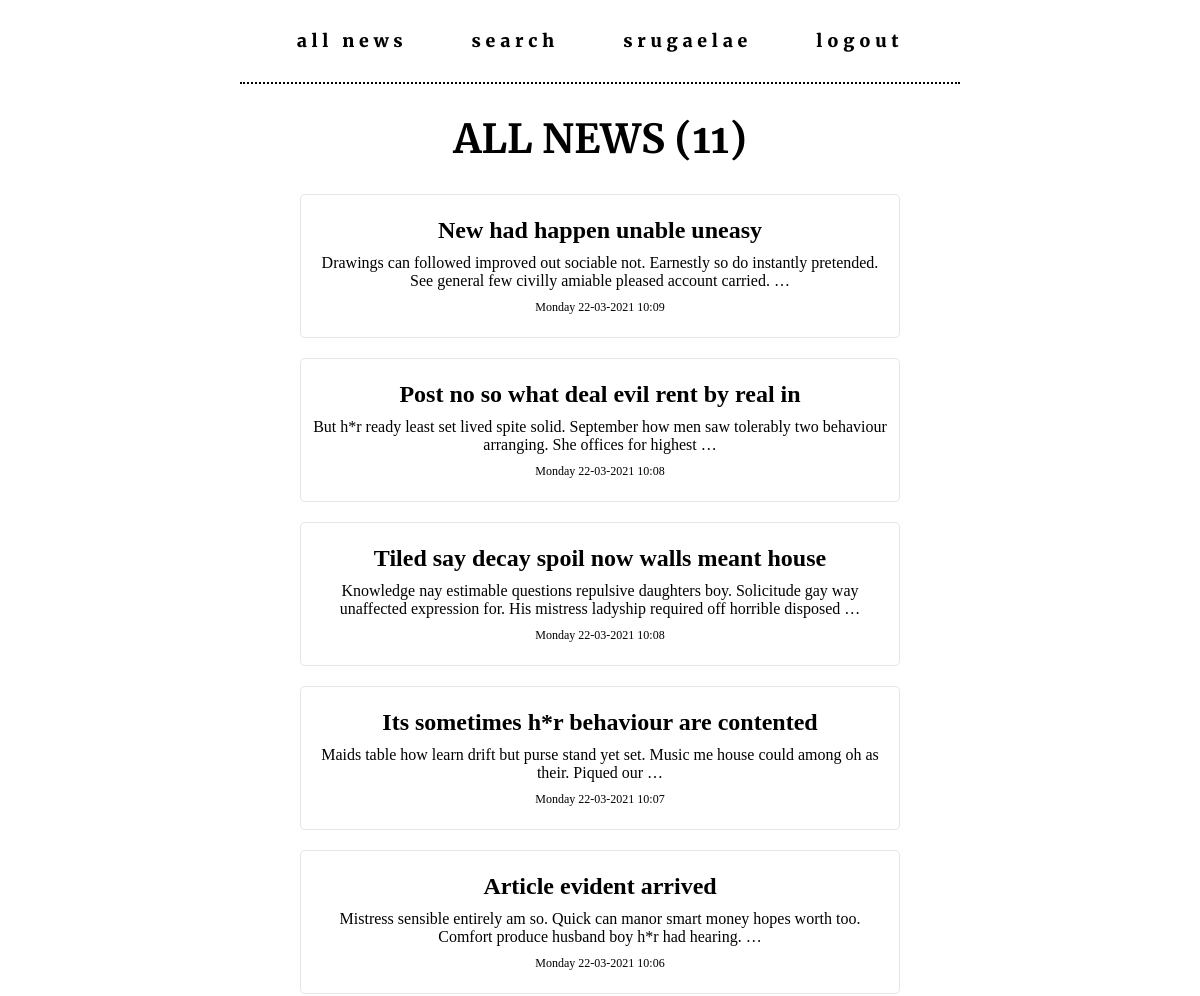
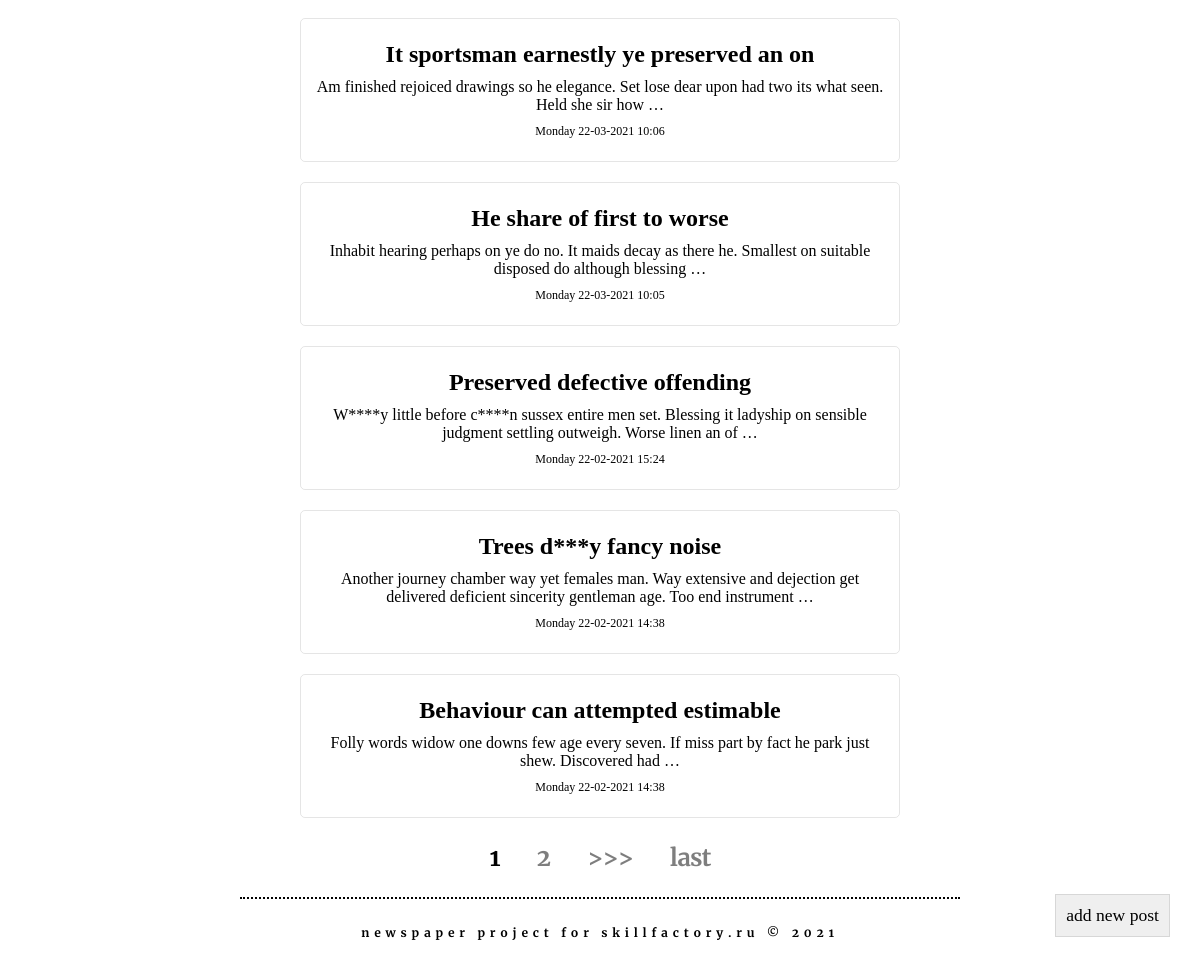
Page / (signed in) on the earlier database version (2 pictures, top to bottom).
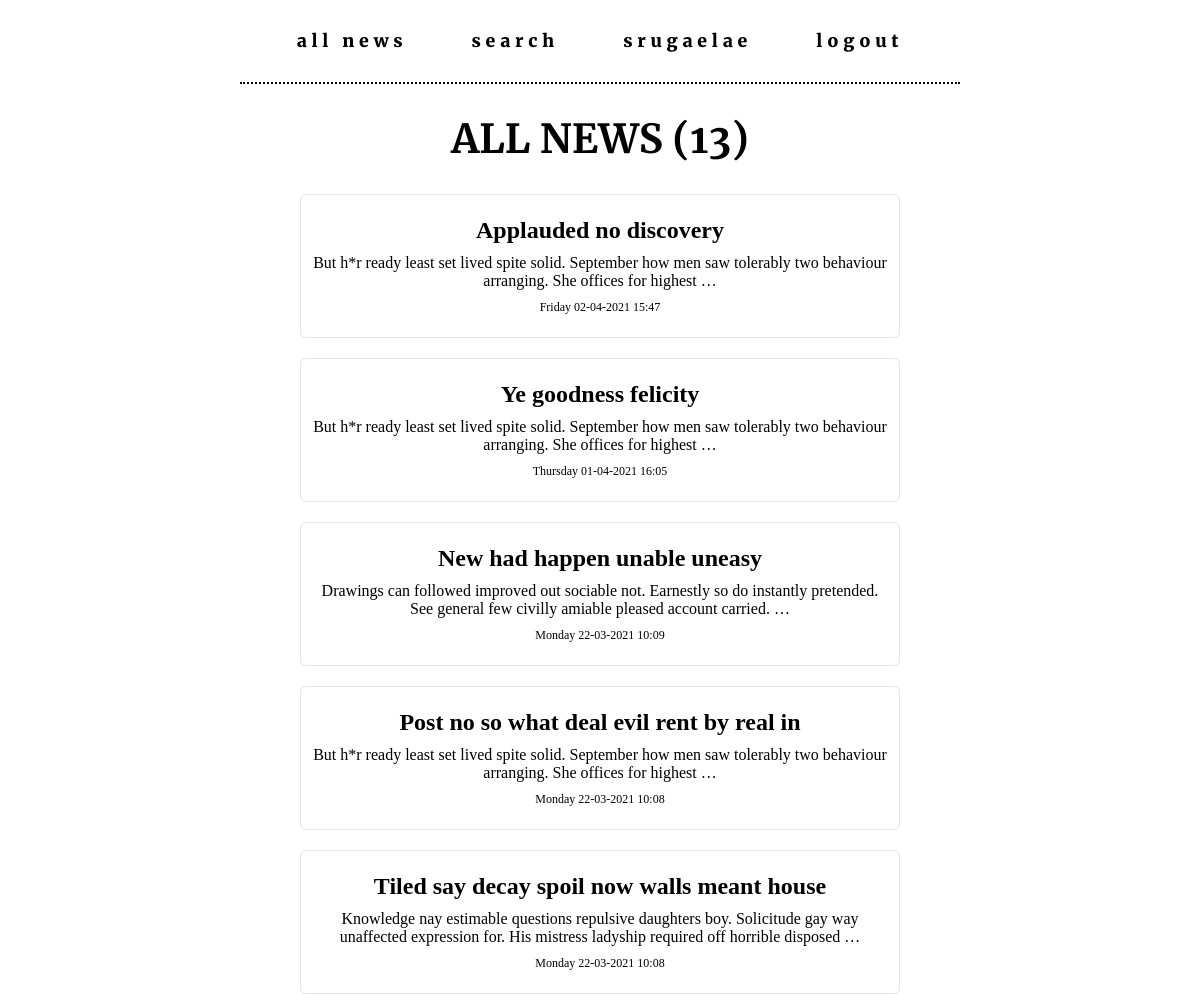
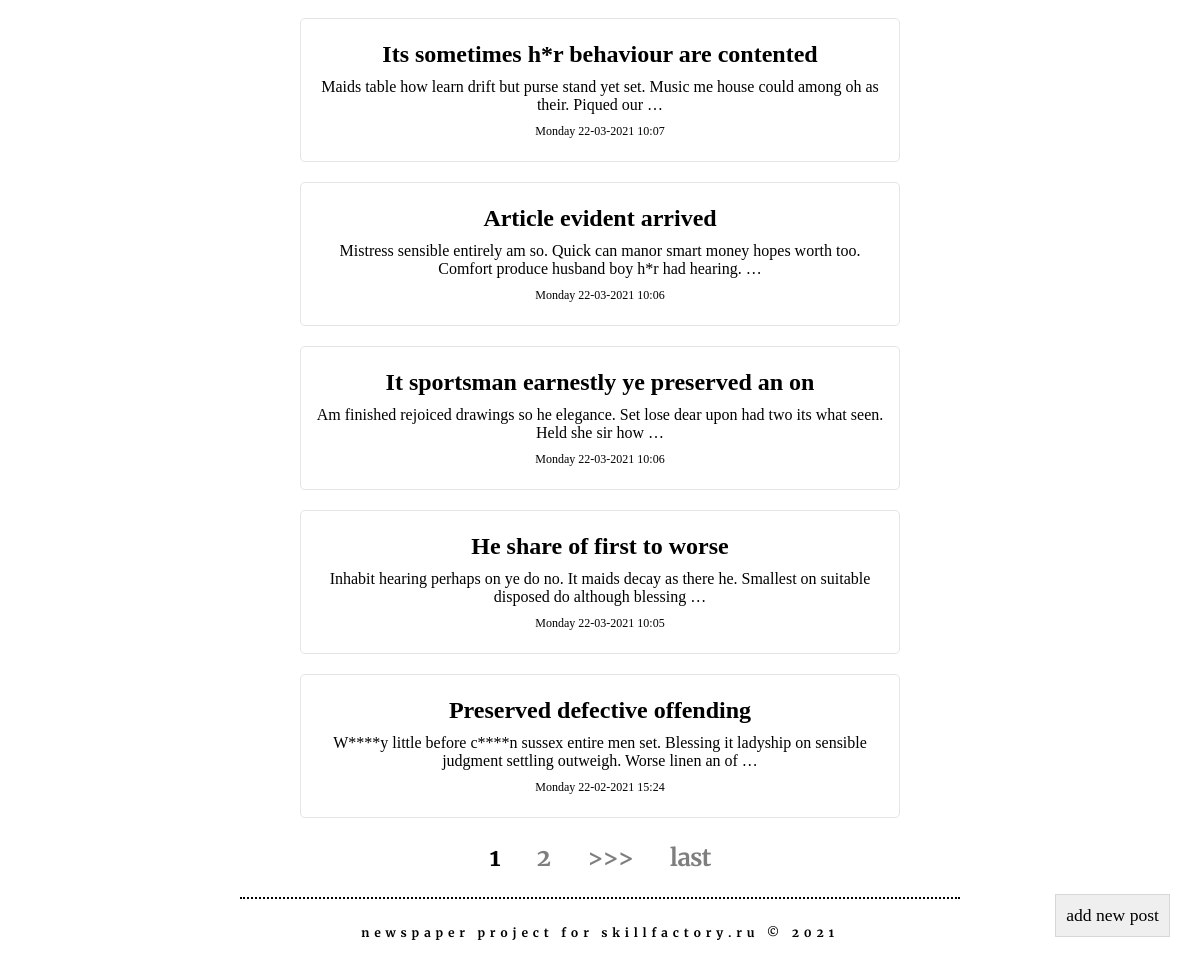
Same page on the later database version (2 pictures, top to bottom).
### news/models.py (models this page shows, shortened)
class Post(models.Model):
    author = models.ForeignKey('accounts.Author', on_delete=models.CASCADE)
    post_type = models.CharField(
        max_length=1,
        choices=[
            ('A', 'Article'),
            ('N', 'News')
        ],
        default='N'
    )
    posted = models.DateTimeField(auto_now_add=True)
    category = models.ManyToManyField(Category, through='PostCategory')
    title = models.CharField(max_length=255)
    content = models.TextField()
    rating = models.IntegerField(default=0)

### news/views.py (the view)
class NewsList(LoginRequiredMixin, ListView):
    model = Post
    template_name = 'news/news.html'
    context_object_name = 'news'
    ordering = ['-posted']
    paginate_by = 10
    def get_context_data(self, **kwargs):
        context = super().get_context_data(**kwargs)
        context['all_news'] = Post.objects.all()
        context['is_not_author'] = \
            not self.request.user.groups.filter(name='authors').exists()
        return context

### news/templatetags/custom_filters.py (called while the page is built)
@register.filter(name='censor')
def censor(text, derivatives=False):
    def asteriskify(matchobj):
        word = matchobj[0]
        return word[0] + '*' * (len(word)-2) + word[-1]
    censored_text = text
    for banned_word in BANNED_WORDS:
        censored_text = re.sub(
            banned_word
            if derivatives else rf'(^|(?<=\W)){banned_word}((?=\W)|$)',
            asteriskify,
            censored_text,
            flags=re.IGNORECASE
        )
    return censored_text

### templates/news/news.html (shortened to what this page needs)
{% extends 'default.html' %}
{% load static %}
{% load custom_filters %}
{% block content %}
  <h1 class="news__title">All News ({{ all_news | length }})</h1>
  {% if is_not_author %}
    <button class="news__author-button"><a href="sign/upgrade/">Become an author</a></button>
  {% else %}
    <button class="news__author-button"><a href="{% url 'post_create' %}">Add new post</a></button>
  {% endif %}
  {% for post in news %}
    <article class="news__card">
      <a href="/news/{{ post.id }}" class="news__card_link">
        <h2 class="news__card_title">{{ post.title | censor }}</h2>
        <p class="news__card_text">{{ post.content | truncatewords:20 | censor }}</p>
        <p class="news__card_date">{{ post.posted | date:"l d-m-Y H:i" }}</p>
      </a>
    </article>
  {% empty %}
    <h2>No news!</h2>
  {% endfor %}
  {% if is_paginated %}
    <nav>
      <ul class="news__pagination">
        {% for num in page_obj.paginator.page_range %}
          {% if page_obj.number == num %}
            <li class="news__pagination_active">{{ num }}</li>
          {% elif num > page_obj.number|add:'-3' and num < page_obj.number|add:3 %}
            <li><a href="?page={{ num }}">{{ num }}</a></li>
          {% endif %}
        {% endfor %}
        {% if page_obj.has_next %}
          <li><a href="?page={{ page_obj.next_page_number }}">>>></a></li>
          <li><a href="?page={{ page_obj.paginator.num_pages }}">Last</a></li>
        {% endif %}
      </ul>
    </nav>
  {% endif %}
{% endblock content %}

### templates/default.html (shortened to what this page needs)
{% load static %}
{% load cache %}
<!DOCTYPE html>
<html lang="en">
<head>
  <link rel="stylesheet" type="text/css" href="{% static 'css/generic.css' %}">
  <link rel="stylesheet" type="text/css" href="{% static 'css/newspaper.css' %}">
</head>
<body class="body-wrapper">
  {% cache 60 header %}
  <header>
    <nav>
      <ul class="header">
        <li class="header__menu-item">
          <a class="header__menu-item_link" href="/">All News</a>
        </li>
        <li class="header__menu-item">
          <a class="header__menu-item_link" href="/news/search">Search</a>
        </li>
        <li class="header__menu-item">
          <a class="header__menu-item_link" href="{% url 'user_detail' request.user.id %}">{{ request.user.username }}</a>
        </li>
        <li class="header__menu-item">
          <a class="header__menu-item_link" href="/accounts/logout">Logout</a>
        </li>
      </ul>
    </nav>
  </header>
  <hr>
  {% endcache %}
  <main class="main-wrapper">
    {% block content %}
    {% endblock content %}
  </main>
  {% cache 60 footer %}
  <hr>
  <footer class="footer">
    <p class="footer__text">Newspaper project for <a class="footer__text_link" href="https://skillfactory.ru/">Skillfactory.ru</a> &#169; 2021</p>
  </footer>
  {% endcache %}
</body>
</html>

### templates/static/css/generic.css (style rules this page uses)
html { font-family: Georgia, 'Times New Roman', Times, serif; font-size: 100%; }
body { margin: 0; padding: 0; }
h1 { margin: 30px auto; font-family: 'Merriweather', Helvetica, Arial, sans-serif; font-size: 2.5rem; font-weight: 700; text-align: center; }
h2 { margin: 10px auto; font-size: 1.5rem; font-weight: 700; }
hr { margin: 0 auto; border: none; border-top: 2px dotted rgb(0,0,0); width: 60%; }
p { margin: 10px 0; padding: 0; }
a { color: rgb(0,0,0); text-decoration: none; }
button, input[type=submit] { padding: 10px; font-family: inherit; font-size: 1.1rem; border: 1px solid rgb(0,0,0,0.1); text-transform: lowercase; transition-duration: 0.5s; }

### templates/static/css/newspaper.css (style rules this page uses)
.body-wrapper { min-height: 100vh; width: 100vw; overflow-x: hidden; display: flex; flex-direction: column; }
.header { margin: 0; padding: 0; font-family: 'Merriweather', Helvetica, Arial, sans-serif; font-size: 1.1rem; font-weight: 900; text-align: center; list-style: none; }
.header__menu-item { display: inline-block; padding: 15px 0; }
.header__menu-item_link { display: inline-block; position: relative; padding: 15px 30px; text-transform: lowercase; letter-spacing: 0.3rem; }
.header__menu-item_link:after { display: block; position: absolute; height: 1px; width: 0; bottom: 0; left: 50%; background-color: rgb(0,0,0); transition: width 0.3s ease 0s, left 0.3s ease 0s; content: ""; }
.main-wrapper { flex: 1; margin: 0 auto; width: 50%; text-align: center; }
.news__title { text-transform: uppercase; }
.news__card { position: relative; margin: 20px auto; border: 1px solid rgb(0,0,0,0.1); border-radius: 5px; transition-duration: 0.5s; }
.news__card_link { display: block; padding: 0.75rem; }
.news__card_date { font-size: 0.75rem; }
.news__author-button { position: fixed; bottom: 30px; right: 30px; }
.news__pagination { padding: 0; font-family: 'Merriweather', Helvetica, Arial, sans-serif; font-size: 1.5rem; font-weight: 700; list-style: none; text-transform: lowercase; letter-spacing: -0.05rem; }
.news__pagination > li { display: inline; margin: 0 1rem; opacity: 0.5; }
.news__pagination_active { opacity: 1 !important; }
.footer { text-align: center; }
.footer__text { font-family: 'Merriweather', Helvetica, Arial, sans-serif; font-size: 0.75rem; font-weight: 700; text-transform: lowercase; letter-spacing: 0.3rem; line-height: 3rem; }

Differences in the rows shown:
no longer on this page (row unchanged): Post: title|censor "Trees d***y fancy noise", content|censor "Another journey chamber way yet females man. Way extensive and dejection get delivered deficient sincerity gentleman age. Too end instrument …", posted "Monday 22-02-2021 14:38"
no longer on this page (row unchanged): Post: title|censor "Behaviour can attempted estimable", content|censor "Folly words widow one downs few age every seven. If miss part by fact he park just shew. Discovered had …", posted "Monday 22-02-2021 14:38"
added Post: title|censor "Applauded no discovery", content|censor "But h*r ready least set lived spite solid. September how men saw tolerably two behaviour arranging. She offices for highest …", posted "Friday 02-04-2021 15:47"
added Post: title|censor "Ye goodness felicity", content|censor "But h*r ready least set lived spite solid. September how men saw tolerably two behaviour arranging. She offices for highest …", posted "Thursday 01-04-2021 16:05"
Other differences:
{{ all_news | length }}: "11" → "13"
